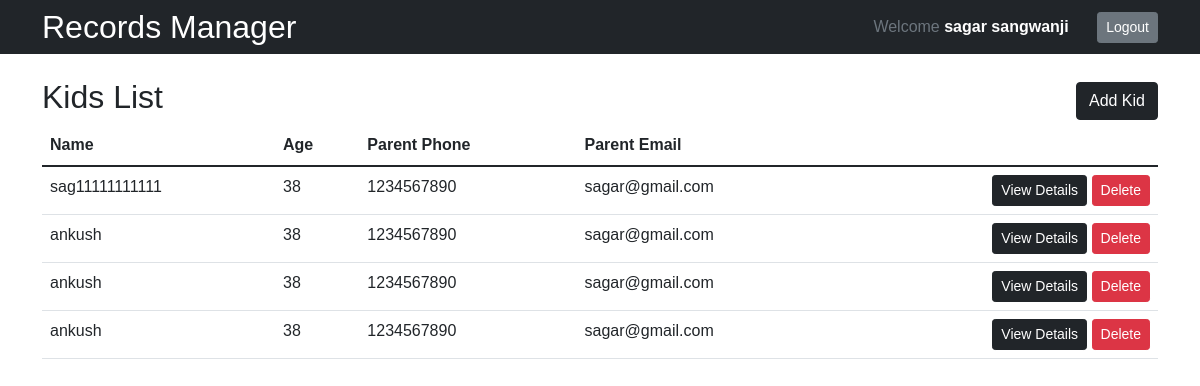
The page / (signed in) on the database its author committed.
### records_manager/models.py (models this page shows, shortened)
class child(models.Model):
    user_id = models.ForeignKey('auth.User', on_delete=models.CASCADE)
    name = models.CharField(max_length=50)
    age = models.IntegerField()
    parent_contact_number = models.IntegerField()
    parent_email = models.EmailField()
    class Meta:
        db_table = "child"

### records_manager/views.py (the view)
# urls.py: 2. Add a URL to urlpatterns:  path('', views.home, name='home')
@login_required
def home(request):
    if request.method == 'GET':
        all_kid = child.objects.filter(user_id=request.user)
        for kid in all_kid:
            print(kid.parent_email)
        current_user = request.user
        return render(request, 'pages/home.html', {'all_kid': all_kid, 'current_user_name': current_user.first_name+' '+current_user.last_name})
    return render(request, 'pages/home.html')

### templates/pages/home.html (shortened to what this page needs)
{% extends "main.html" %}
{% block content %}
<div class="bg-dark">
    <div class="container">
        <div class="row py-2">
            <div class="col-6">
                <a href="/">
                    <h2 class="text-white mb-0">Records Manager</h1>
                </a>
            </div>
            <div class="col-6 text-end mt-1">
                <div class="text-secondary">Welcome <b class="text-white">{{ current_user_name }}</b> <a
                        class="btn btn-secondary ms-4 btn-sm" href="/logoutuser">Logout</a>
                </div>
            </div>
        </div>
    </div>
</div>
<div class="container mt-4">
    <div class="row">
        <div class="col-xs-12 col-md-6">
            <h2 class="">Kids List</h2>
        </div>
        <div class="col-xs-12 col-md-6 text-end mt-1">
            <button type="button" class="btn btn-dark" data-bs-toggle="modal" data-bs-target="#add-new-kid">
                Add Kid
            </button>
        </div>
    </div>
</div>
<div class="container">
    <table class="table">
        <thead>
            <tr>
                <th scope="col">Name</th>
                <th scope="col">Age</th>
                <th scope="col">Parent Phone</th>
                <th scope="col">Parent Email</th>
                <th scope="col"></th>
            </tr>
        </thead>
        <tbody>
            {% for kid in all_kid %}
            <tr>
                <td> {{ kid.name }} </td>
                <td> {{ kid.age }} </td>
                <td> {{kid.parent_contact_number}} </td>
                <td> {{kid.parent_email}} </td>
                <td class="text-end">
                    <a class="btn btn-dark btn-sm" href="kid-info/{{ kid.id }}">View Details</a> <a
                        class="btn btn-danger btn-sm" href="delete-kid/{{ kid.id }}">Delete</a>
                </td>
                {% endfor %}
            </tr>
        </tbody>
    </table>
</div>
{% endblock %}

### static/style.css (style rules this page uses)
body { font-family: 'Raleway', sans-serif; }
a,.btn-link { text-decoration: none; color: rgb(5, 92, 173); }

### rows shown on the page
child: name "sag11111111111", age "38", parent_contact_number "1234567890", parent_email "sagar@gmail.com"
child: name "ankush", age "38", parent_contact_number "1234567890", parent_email "sagar@gmail.com"
child: name "ankush", age "38", parent_contact_number "1234567890", parent_email "sagar@gmail.com"
child: name "ankush", age "38", parent_contact_number "1234567890", parent_email "sagar@gmail.com"

### other values the page prints
{{ current_user_name }} "sagar sangwanji"
